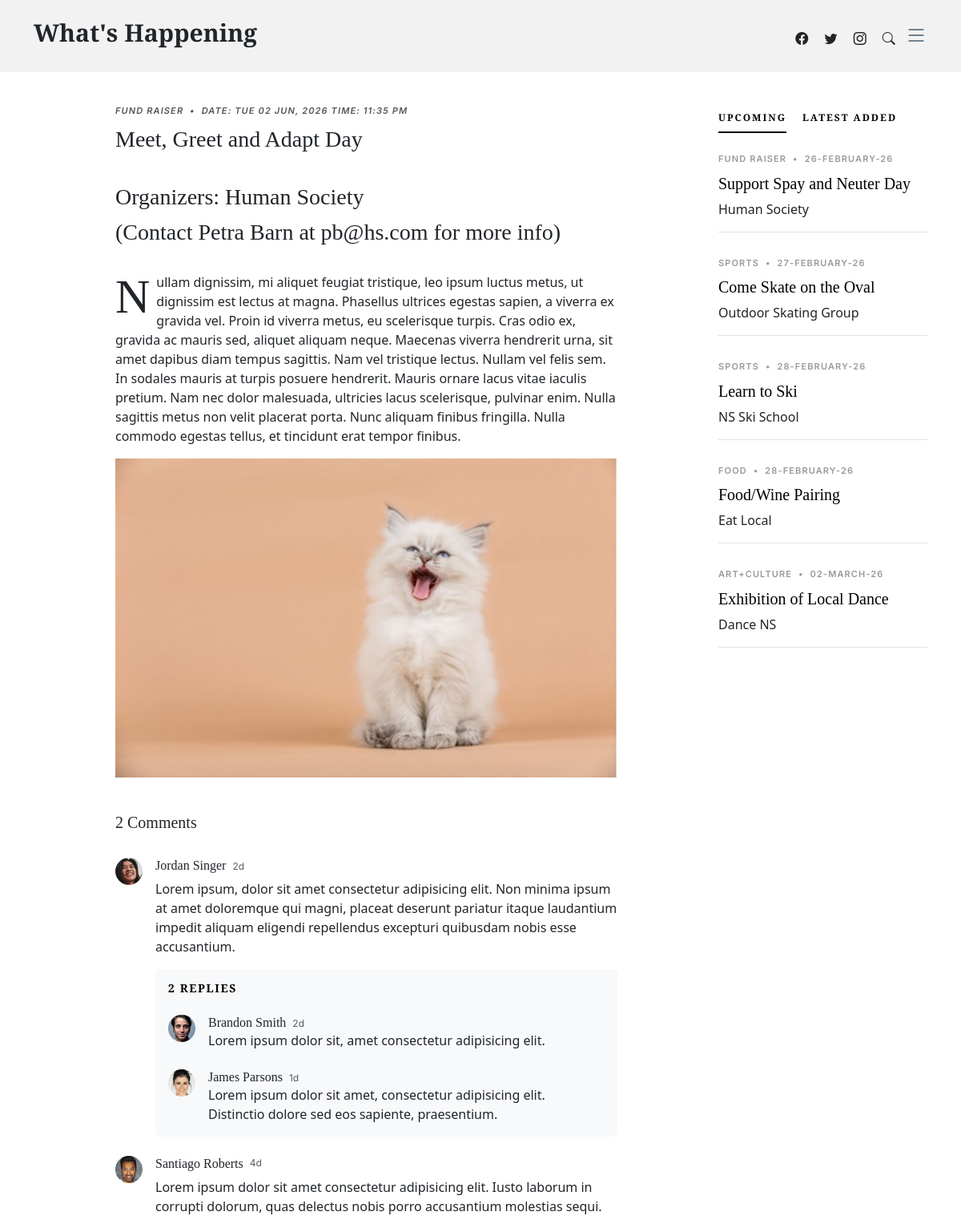
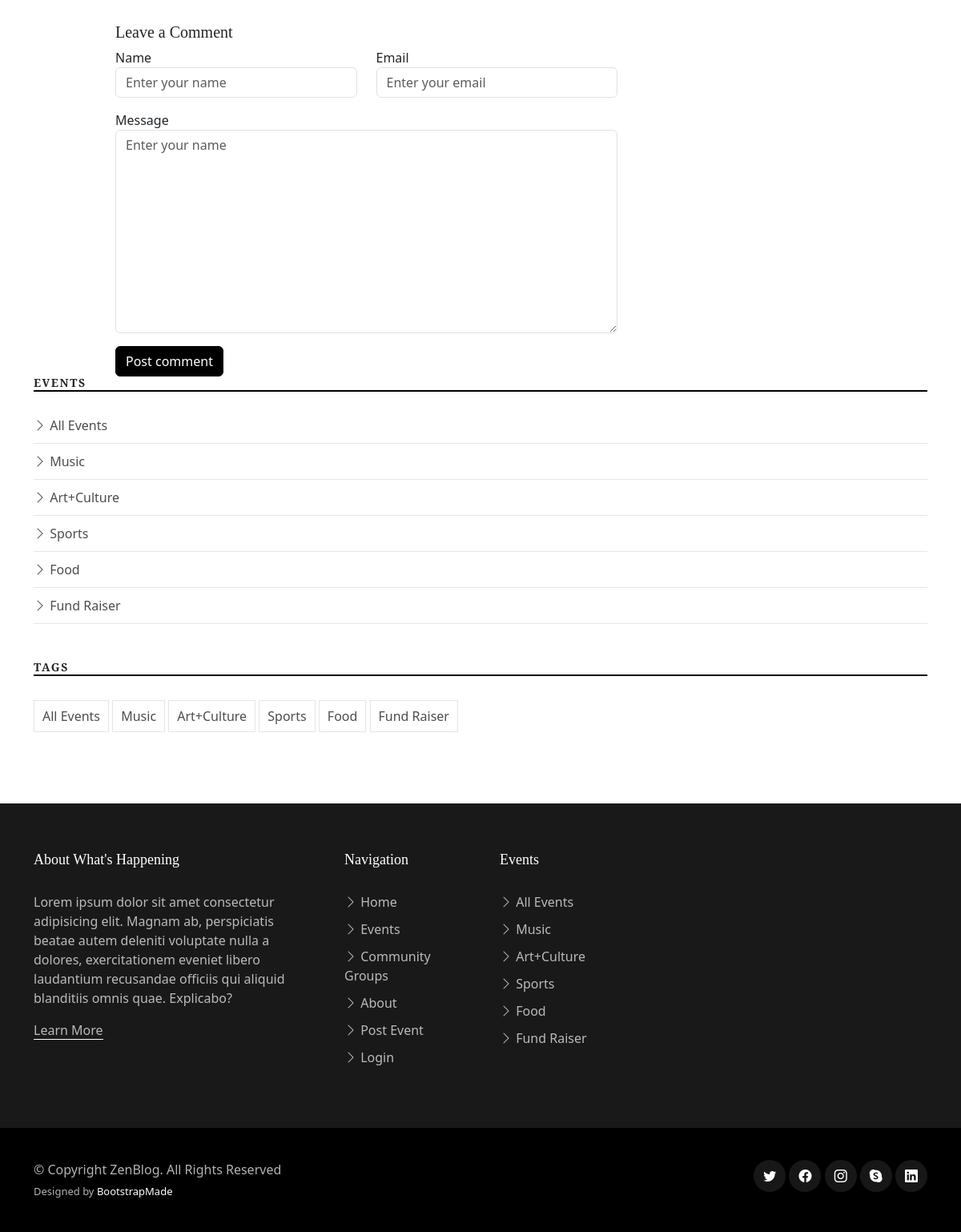
The page /single-post.php?event_id=7 (signed in) on the database its author committed (2 pictures, top to bottom).
### tables this page shows
CREATE TABLE `events` (
  `EventID` int NOT NULL,
  `EventTypeID` int NOT NULL,
  `GroupID` int NOT NULL,
  `EventDate` timestamp NOT NULL DEFAULT CURRENT_TIMESTAMP,
  `SubmitDate` timestamp NOT NULL DEFAULT CURRENT_TIMESTAMP,
  `EventTitle` varchar(100) NOT NULL,
  `EventImage` varchar(50) NOT NULL,
  `EventDesc` text NOT NULL
);

CREATE TABLE `eventtypes` (
  `EventTypeID` int NOT NULL,
  `TypeName` varchar(100) NOT NULL
);

CREATE TABLE `groups` (
  `GroupID` int NOT NULL,
  `GroupName` varchar(100) NOT NULL,
  `GroupImage` varchar(50) NOT NULL,
  `GroupType` varchar(100) NOT NULL,
  `GroupDesc` text NOT NULL,
  `ContactName` varchar(255) NOT NULL,
  `ContactEmail` varchar(255) NOT NULL
);

### single-post.php (the view, shortened to what this page needs)
<!DOCTYPE html>
<html lang="en">
<head>
  <link href="assets/vendor/bootstrap/css/bootstrap.min.css" rel="stylesheet">
  <link href="assets/vendor/bootstrap-icons/bootstrap-icons.css" rel="stylesheet">
  <link href="assets/vendor/swiper/swiper-bundle.min.css" rel="stylesheet">
  <link href="assets/vendor/glightbox/css/glightbox.min.css" rel="stylesheet">
  <link href="assets/vendor/aos/aos.css" rel="stylesheet">
  <link href="assets/css/variables.css" rel="stylesheet">
  <link href="assets/css/main.css" rel="stylesheet">
</head>
<body>
  <header id="header" class="header d-flex align-items-center fixed-top">
    <div class="container-fluid container-xl d-flex align-items-center justify-content-between">
      <a href="index.html" class="logo d-flex align-items-center">
        <h1>What's Happening</h1>
      </a>
      <div class="position-relative">
        <a href="#" class="mx-2"><span class="bi-facebook"></span></a>
        <a href="#" class="mx-2"><span class="bi-twitter"></span></a>
        <a href="#" class="mx-2"><span class="bi-instagram"></span></a>
        <a href="#" class="mx-2 js-search-open"><span class="bi-search"></span></a>
        <i class="bi bi-list mobile-nav-toggle"></i>
      </div>
    </div>
  </header>
  <main id="main">
    <section class="single-post-content">
      <div class="container">
        <div class="row">
          <div class="col-md-9 post-content" data-aos="fade-up">
<?php
  $connect = db_connect();
  $eventID = filter_input(INPUT_GET, 'event_id');
  $sql = "
  SELECT
      events.*,
      groups.ContactName,
      groups.ContactEmail,
      groups.GroupName,
      eventtypes.TypeName
  FROM
      events
  LEFT JOIN
    eventtypes on eventtypes.EventTypeID = events.EventTypeID
  LEFT JOIN
      groups ON groups.GroupID = events.GroupID
  WHERE
      EventID = {$eventID};
  ";
  $eventData = $connect->query($sql);
  if($eventData->num_rows > 0) {
    while($event = $eventData->fetch_assoc()) {
      $eventGroupName = $event["GroupName"];
      $eventGroupType = $event["TypeName"];
      $eventDate = date_format(date_create($event["EventDate"]),"D d M, Y \T\I\M\E: g:i A");
      $eventTitle = $event["EventTitle"];
      $eventDescription = $event["EventDesc"];
      $eventImagePath =$event["EventImage"];
      $contactName = $event["ContactName"];
      $contactEmail = $event["ContactEmail"];
      echo <<<HTML
      <style>
        .single-post .post-meta {
          font-style: italic;
          color: #555;
        }
        .single-post h3 {
          margin-top: 5px;
          margin-bottom: 10px;
        }
        .single-post p::first-letter {
          font-size: 60px; /* Adjust size accordingly */
          float: left;
          line-height: 1;
          margin-right: 8px;
          font-family: 'Times New Roman', Times, serif; /* Or your preferred font */
        }
        .single-post img {
          max-width: 100%;
          height: auto;
          display: block;
          margin-bottom: 20px; /* Space below the image */
        }
      </style>
      <div class="single-post">
        <div class="post-meta">
          <span class="date">$eventGroupType</span>
          <span class="mx-1">&bullet;</span>
          <span>Date: $eventDate</span>
        </div>
        <h3>$eventTitle</h3>
        <br>
        <h3>Organizers: $eventGroupName</h3>
        <h3>(Contact $contactName at $contactEmail for more info)</h3>
        <br>
        <p>$eventDescription</p>
        <img src="$eventImagePath" alt="" class="img-fluid">
      </div>
      HTML;
    }
  }else{
    echo "0 results";
  }
?>
            <div class="comments">
              <h5 class="comment-title py-4">2 Comments</h5>
              <div class="comment d-flex mb-4">
                <div class="flex-shrink-0">
                  <div class="avatar avatar-sm rounded-circle">
                    <img class="avatar-img" src="assets/img/person-5.jpg" alt="" class="img-fluid">
                  </div>
                </div>
                <div class="flex-grow-1 ms-2 ms-sm-3">
                  <div class="comment-meta d-flex align-items-baseline">
                    <h6 class="me-2">Jordan Singer</h6>
                    <span class="text-muted">2d</span>
                  </div>
                  <div class="comment-body">
                    Lorem ipsum, dolor sit amet consectetur adipisicing elit. Non minima ipsum at amet doloremque qui magni, placeat deserunt pariatur itaque laudantium impedit aliquam eligendi repellendus excepturi quibusdam nobis esse accusantium.
                  </div>
                  <div class="comment-replies bg-light p-3 mt-3 rounded">
                    <h6 class="comment-replies-title mb-4 text-muted text-uppercase">2 replies</h6>
                    <div class="reply d-flex mb-4">
                      <div class="flex-shrink-0">
                        <div class="avatar avatar-sm rounded-circle">
                          <img class="avatar-img" src="assets/img/person-4.jpg" alt="" class="img-fluid">
                        </div>
                      </div>
                      <div class="flex-grow-1 ms-2 ms-sm-3">
                        <div class="reply-meta d-flex align-items-baseline">
                          <h6 class="mb-0 me-2">Brandon Smith</h6>
                          <span class="text-muted">2d</span>
                        </div>
                        <div class="reply-body">
                          Lorem ipsum dolor sit, amet consectetur adipisicing elit.
                        </div>
                      </div>
                    </div>
                    <div class="reply d-flex">
                      <div class="flex-shrink-0">
                        <div class="avatar avatar-sm rounded-circle">
                          <img class="avatar-img" src="assets/img/person-3.jpg" alt="" class="img-fluid">
                        </div>
                      </div>
                      <div class="flex-grow-1 ms-2 ms-sm-3">
                        <div class="reply-meta d-flex align-items-baseline">
                          <h6 class="mb-0 me-2">James Parsons</h6>
                          <span class="text-muted">1d</span>
                        </div>
                        <div class="reply-body">
                          Lorem ipsum dolor sit amet, consectetur adipisicing elit. Distinctio dolore sed eos sapiente, praesentium.
                        </div>
                      </div>
                    </div>
                  </div>
                </div>
              </div>
              <div class="comment d-flex">
                <div class="flex-shrink-0">
                  <div class="avatar avatar-sm rounded-circle">
                    <img class="avatar-img" src="assets/img/person-2.jpg" alt="" class="img-fluid">
                  </div>
                </div>
                <div class="flex-shrink-1 ms-2 ms-sm-3">
                  <div class="comment-meta d-flex">
                    <h6 class="me-2">Santiago Roberts</h6>
                    <span class="text-muted">4d</span>
                  </div>
                  <div class="comment-body">
                    Lorem ipsum dolor sit amet consectetur adipisicing elit. Iusto laborum in corrupti dolorum, quas delectus nobis porro accusantium molestias sequi.
                  </div>
                </div>
              </div>
            </div>
            <div class="row justify-content-center mt-5">
              <div class="col-lg-12">
                <h5 class="comment-title">Leave a Comment</h5>
                <div class="row">
                  <div class="col-lg-6 mb-3">
                    <label for="comment-name">Name</label>
                    <input type="text" class="form-control" id="comment-name" placeholder="Enter your name">
                  </div>
                  <div class="col-lg-6 mb-3">
                    <label for="comment-email">Email</label>
                    <input type="text" class="form-control" id="comment-email" placeholder="Enter your email">
                  </div>
                  <div class="col-12 mb-3">
                    <label for="comment-message">Message</label>
                    <textarea class="form-control" id="comment-message" placeholder="Enter your name" cols="30" rows="10"></textarea>
                  </div>
                  <div class="col-12">
                    <input type="submit" class="btn btn-primary" value="Post comment">
                  </div>
                </div>
              </div>
            </div>
          </div>
          <div class="col-md-3">
             <div class="aside-block">
              <ul class="nav nav-pills custom-tab-nav mb-4" id="pills-tab" role="tablist">
                <li class="nav-item" role="presentation">
                  <button class="nav-link active" id="pills-popular-tab" data-bs-toggle="pill" data-bs-target="#pills-popular" type="button" role="tab" aria-controls="pills-popular" aria-selected="true">Upcoming</button>
                </li>
                <li class="nav-item" role="presentation">
                  <button class="nav-link" id="pills-trending-tab" data-bs-toggle="pill" data-bs-target="#pills-trending" type="button" role="tab" aria-controls="pills-trending" aria-selected="false">Latest Added</button>
                </li>
              </ul>
              <div class="tab-content" id="pills-tabContent">
                <div class="tab-pane fade show active" id="pills-popular" role="tabpanel" aria-labelledby="pills-popular-tab">
                <?php
                  $JoinSql = "  SELECT
                  events.*,
                  eventtypes.TypeName AS eventType,
                  groups.GroupName,
                  groups.GroupImage
              FROM
                  events
              LEFT JOIN
                  eventtypes ON eventtypes.EventTypeID = events.EventTypeID
              LEFT JOIN
                  groups ON groups.GroupID = events.GroupID
              ORDER BY
                  EventDate ASC
              LIMIT 5;";
                  $allData = $connect->query($JoinSql);
                  if($allData->num_rows > 0) {
                    while($row = $allData->fetch_assoc()) {
                      $eventTitle =  $row["EventTitle"];
                      $eventDate = $row["EventDate"];
                      $eventNum = $row["EventID"];
                      $formattedDate = date_format(date_create($eventDate), "d-F-y");
                      $eventType = $row["eventType"];
                      $groupType = $row["GroupName"];
                      echo <<<HTML
                        <div class="post-entry-1 border-bottom" ><a href="single-post.php?event_id={$eventNum}">
                          <div class="post-meta"><span class="date">$eventType</span> <span class="mx-1">&bullet;</span> <span>$formattedDate</span></div>
                          <h2 class="mb-2"><a href="single-post.php?event_id={$eventNum}">$eventTitle</a></h2>
                          <span class="author mb-3 d-block">$groupType</span>
                          </a>
                        </div>
                      HTML;
                    }
                  }else{
                    echo "No result";
                  }
                ?>
                </div>
                </div>
              </div>
            </div>
             <div class="aside-block">
              <h3 class="aside-title">Events</h3>
              <ul class="aside-links list-unstyled">
                <li><a href="events.php"><i class="bi bi-chevron-right"></i> All Events</a></li>
                <li><a href="events.php?event_type=Music"><i class="bi bi-chevron-right"></i> Music</a></li>
                <li><a href="events.php?event_type=Art+Culture"><i class="bi bi-chevron-right"></i> Art+Culture</a></li>
                <li><a href="events.php?event_type=Sports"><i class="bi bi-chevron-right"></i> Sports</a></li>
                <li><a href="events.php?event_type=Food"><i class="bi bi-chevron-right"></i> Food</a></li>
                <li><a href="events.php?event_type=Fund Raiser"><i class="bi bi-chevron-right"></i> Fund Raiser</a></li>
              </ul>
            </div>
            <div class="aside-block">
              <h3 class="aside-title">Tags</h3>
              <ul class="aside-tags list-unstyled">
                <li><a href="events.php">All Events</a></li>
                <li><a href="events.php?event_type=Music">Music</a></li>
                <li><a href="events.php?event_type=Art+Culture">Art+Culture</a></li>
                <li><a href="events.php?event_type=Sports">Sports</a></li>
                <li><a href="events.php?event_type=Food">Food</a></li>
                <li><a href="events.php?event_type=Fund Raiser">Fund Raiser</a></li>
              </ul>
            </div>
          </div>
        </div>
    </section>
  </main>
<footer id="footer" class="footer">
    <div class="footer-content">
      <div class="container">
        <div class="row g-5">
          <div class="col-lg-4">
            <h3 class="footer-heading">About What's Happening</h3>
            <p>Lorem ipsum dolor sit amet consectetur adipisicing elit. Magnam ab, perspiciatis beatae autem deleniti voluptate nulla a dolores, exercitationem eveniet libero laudantium recusandae officiis qui aliquid blanditiis omnis quae. Explicabo?</p>
            <p><a href="about.php" class="footer-link-more">Learn More</a></p>
          </div>
          <div class="col-6 col-lg-2">
            <h3 class="footer-heading">Navigation</h3>
            <ul class="footer-links list-unstyled">
              <li><a href="index.php"><i class="bi bi-chevron-right"></i> Home</a></li>
              <li><a href="events.php"><i class="bi bi-chevron-right"></i> Events</a></li>
              <li><a href="groups.php"><i class="bi bi-chevron-right"></i> Community Groups</a></li>
              <li><a href="about.php"><i class="bi bi-chevron-right"></i> About</a></li>
               <li><a href="post.php"><i class="bi bi-chevron-right"></i> Post Event</a></li>
              <li><a href="login.php"><i class="bi bi-chevron-right"></i> Login</a></li>
            </ul>
          </div>
          <div class="col-6 col-lg-2">
            <h3 class="footer-heading">Events</h3>
            <ul class="footer-links list-unstyled">
              <li><a href="events.php"><i class="bi bi-chevron-right"></i> All Events</a></li>
              <li><a href="events.php?event_type=Music"><i class="bi bi-chevron-right"></i> Music</a></li>
              <li><a href="events.php?event_type=Art+Culture"><i class="bi bi-chevron-right"></i> Art+Culture</a></li>
              <li><a href="events.php?event_type=Sports"><i class="bi bi-chevron-right"></i> Sports</a></li>
              <li><a href="events.php?event_type=Food"><i class="bi bi-chevron-right"></i> Food</a></li>
              <li><a href="events.php?event_type=Fund Raiser"><i class="bi bi-chevron-right"></i> Fund Raiser</a></li>
            </ul>
          </div>
        </div>
      </div>
    </div>
    <div class="footer-legal">
      <div class="container">
        <div class="row justify-content-between">
          <div class="col-md-6 text-center text-md-start mb-3 mb-md-0">
            <div class="copyright">
              © Copyright <strong><span>ZenBlog</span></strong>. All Rights Reserved
            </div>
            <div class="credits">
              Designed by <a href="https://bootstrapmade.com/">BootstrapMade</a>
            </div>
          </div>
          <div class="col-md-6">
            <div class="social-links mb-3 mb-lg-0 text-center text-md-end">
              <a href="#" class="twitter"><i class="bi bi-twitter"></i></a>
              <a href="#" class="facebook"><i class="bi bi-facebook"></i></a>
              <a href="#" class="instagram"><i class="bi bi-instagram"></i></a>
              <a href="#" class="google-plus"><i class="bi bi-skype"></i></a>
              <a href="#" class="linkedin"><i class="bi bi-linkedin"></i></a>
            </div>
          </div>
        </div>
      </div>
    </div>
  </footer>
</body>
</html>

### rows shown on the page
events: EventTypeID.TypeName "FUND RAISER", EventDate "TUE 02 JUN, 2026 TIME: 11:35 PM", EventTitle "Meet, Greet and Adapt Day", GroupID.GroupName "Human Society", GroupID.ContactName "Petra Barn", GroupID.ContactEmail "pb@hs.com", EventDesc "Nullam dignissim, mi aliquet feugiat tristique, leo ipsum luctus metus, ut dignissim est lectus at magna. Phasellus ultrices egestas sapien, a viverra ex gravida vel. Proin id viverra metus, eu scelerisque turpis. Cras odio ex, gravida ac mauris sed, aliquet aliquam neque. Maecenas viverra hendrerit urna, sit amet dapibus diam tempus sagittis. Nam vel tristique lectus. Nullam vel felis sem. In sodales mauris at turpis posuere hendrerit. Mauris ornare lacus vitae iaculis pretium. Nam nec dolor malesuada, ultricies lacus scelerisque, pulvinar enim. Nulla sagittis metus non velit placerat porta. Nunc aliquam finibus fringilla. Nulla commodo egestas tellus, et tincidunt erat tempor finibus.", EventImage (picture)
events: EventTypeID.TypeName "FUND RAISER", EventDate "26-FEBRUARY-26", EventTitle "Support Spay and Neuter Day", GroupID.GroupName "Human Society"
events: EventTypeID.TypeName "SPORTS", EventDate "27-FEBRUARY-26", EventTitle "Come Skate on the Oval", GroupID.GroupName "Outdoor Skating Group"
events: EventTypeID.TypeName "SPORTS", EventDate "28-FEBRUARY-26", EventTitle "Learn to Ski", GroupID.GroupName "NS Ski School"
events: EventTypeID.TypeName "FOOD", EventDate "28-FEBRUARY-26", EventTitle "Food/Wine Pairing", GroupID.GroupName "Eat Local"
events: EventTypeID.TypeName "ART+CULTURE", EventDate "02-MARCH-26", EventTitle "Exhibition of Local Dance", GroupID.GroupName "Dance NS"
